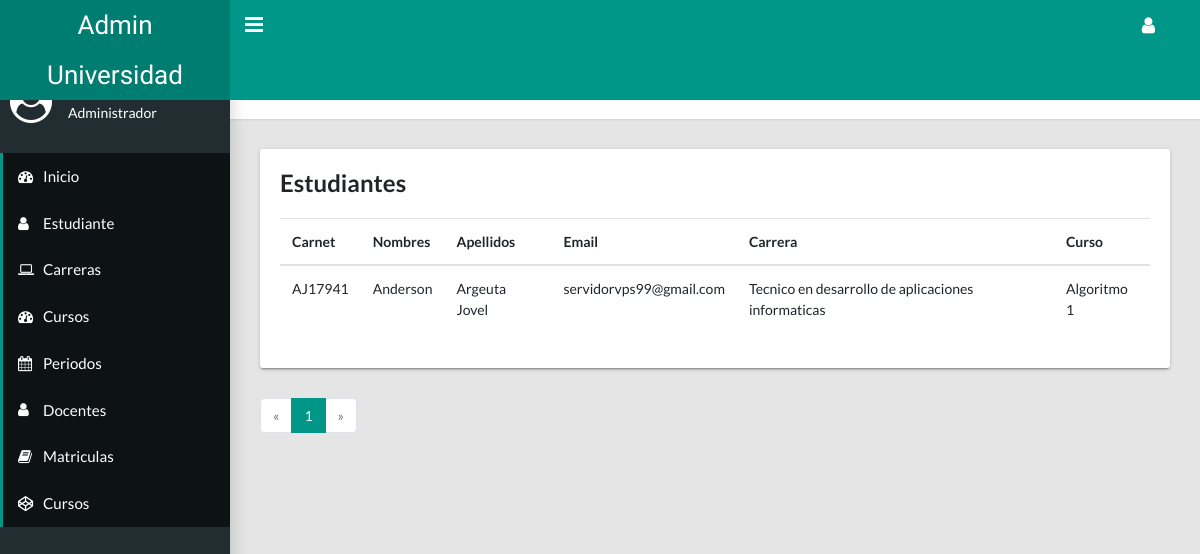
/index.php?option=user&pag=1 (signed in), run on the app's committed database.
### tables this page shows
CREATE TABLE `estudiante` (
  `carnet` varchar(50) NOT NULL,
  `nombres` varchar(50) NOT NULL,
  `apellidos` varchar(50) NOT NULL,
  `email` varchar(50) NOT NULL,
  `clave` varchar(100) NOT NULL,
  `genero` char(50) NOT NULL,
  `direccion` text NOT NULL,
  `fecha_nacimiento` date NOT NULL,
  `id_carrera` int(30) NOT NULL,
  `id_rol` int(30) NOT NULL
);

CREATE TABLE `carreras` (
  `id` int(11) NOT NULL,
  `duracion` int(11) NOT NULL,
  `nombre` varchar(50) NOT NULL,
  `pensum` varchar(56) NOT NULL,
  `id_facultad` int(30) NOT NULL
);

CREATE TABLE `cursos` (
  `id` int(11) NOT NULL,
  `nombre` varchar(50) NOT NULL,
  `descripcion` text NOT NULL,
  `cupos` int(30) NOT NULL,
  `estado` int(30) NOT NULL,
  `id_periodo` int(30) NOT NULL,
  `id_carrera` int(30) NOT NULL,
  `id_docente` int(30) NOT NULL
);

### procesos/general_crud.php (called while the page is built, shortened)
<?php
    function select_data($query){
        $con = get_conexion();
        $result = $con->query($query);
        return $result->fetchAll(PDO::FETCH_ASSOC);
    }
    function get_data($query, $modificador=''){
        $con = get_conexion();
        $result = $con->prepare($query);
        $result->execute();
        if($modificador == ''){
            return $result->fetchAll(PDO::FETCH_ASSOC);
        }else{
            return $result->fetch(PDO::FETCH_ASSOC);
        }
    }
?>

### procesos/paginacion_matriculados.php (called while the page is built, shortened)
<?php
    include_once "./procesos/mostrar-datos.php";
    include_once "./procesos/general_crud.php";
    $total_pag = 10;
    $paginas = ceil(count($result) / $total_pag);
    $iniciar_pag = ($_GET['pag'] - 1) * $total_pag;
    $query_limit = "SELECT estudiante.carnet,estudiante.nombres,estudiante.apellidos,estudiante.email,carreras.nombre as carreras,cursos.nombre as cursos,docente.id as id_docente FROM matricula INNER JOIN cursos ON matricula.id_curso=cursos.id INNER JOIN docente ON cursos.id_docente=docente.id INNER JOIN estudiante ON matricula.id_estudiante=estudiante.carnet INNER JOIN carreras ON estudiante.id_carrera=carreras.id LIMIT $iniciar_pag,$total_pag";
    $result = get_data($query_limit);
?>

### procesos/mostrar-datos.php (called while the page is built, shortened)
<?php
    include_once "./procesos/general_crud.php";
    $query = "SELECT cursos.id,cursos.nombre as cursos,cursos.descripcion,cursos.cupos,cursos.estado,cursos.id_docente,carreras.nombre as carreras FROM cursos INNER JOIN carreras ON cursos.id_carrera=carreras.id  ORDER BY cursos.id DESC";
    $result_cursos_carrera = select_data($query);
?>

### views/table_students.php (the view, shortened to what this page needs)
<?php
include_once "./procesos/paginacion_matriculados.php";
?>
<main class="app-content">
  <div class="app-title">
    <div>
      <h1><i class="fa fa-user"></i> Estudiantes</h1>
    </div>
    <ul class="app-breadcrumb breadcrumb">
      <li class="breadcrumb-item"><i class="fa fa-user fa-lg"></i></li>
      <li class="breadcrumb-item"><a href="#">Estudiante</a></li>
    </ul>
  </div>
  <div class="row">
    <div class="col-md-12">
      <div class="tile">
      <h3 class="tile-title">Estudiantes</h3>
        <table class="table table-hover table-responsive-sm">
          <thead>
            <tr>
              <th>Carnet</th>
              <th>Nombres</th>
              <th>Apellidos</th>
              <th>Email</th>
              <th>Carrera</th>
              <th>Curso</th>
            </tr>
          </thead>
          <tbody>
            <?php $cont = 0;
            foreach ($result as $data) : ?>
              <?php if (isset($_SESSION['docente'])) : ?>
                <?php if ($_SESSION['docente']['id'] == $data['id_docente']) : ?>
                  <tr>
                    <td><?php echo $data['carnet'] ?></td>
                    <td><?php echo $data['nombres'] ?></td>
                    <td><?php echo $data['apellidos'] ?></td>
                    <td><?php echo $data['email'] ?></td>
                    <td><?php echo $data['carreras'] ?></td>
                    <td><?php echo $data['cursos'] ?></td>
                  </tr>
                <?php endif; ?>
              <?php endif; ?>
            <?php endforeach ?>
          </tbody>
        </table>
      </div>
    </div>
  </div>
  <div>
    <ul class="pagination">
      <li class="page-item <?php echo $_GET['pag'] <= 1 ? 'disabled' : '' ?>"><a class="page-link" href="?option=user&pag=<?php echo $_GET['pag'] - 1 ?>">«</a></li>
      <?php for ($i = 0; $i < $paginas; $i++) : ?>
        <li class="page-item <?php echo $_GET['pag'] == $i + 1 ? 'active' : '' ?>"><a class="page-link" href="?option=user&pag=<?php echo $i + 1 ?>"><?php echo $i + 1 ?></a></li>
      <?php endfor; ?>
      <li class="page-item <?php echo $_GET['pag'] >= $paginas ? 'disabled' : '' ?>"><a class="page-link" href="?option=user&pag=<?php echo $_GET['pag'] + 1 ?>">»</a></li>
    </ul>
  </div>
</main>

### data on the page
estudiante: carnet "AJ17941", nombres "Anderson", apellidos "Argeuta Jovel", email "servidorvps99@gmail.com", id_carrera.nombre "Tecnico en desarrollo de aplicaciones informaticas", cursos.nombre "Algoritmo 1"
